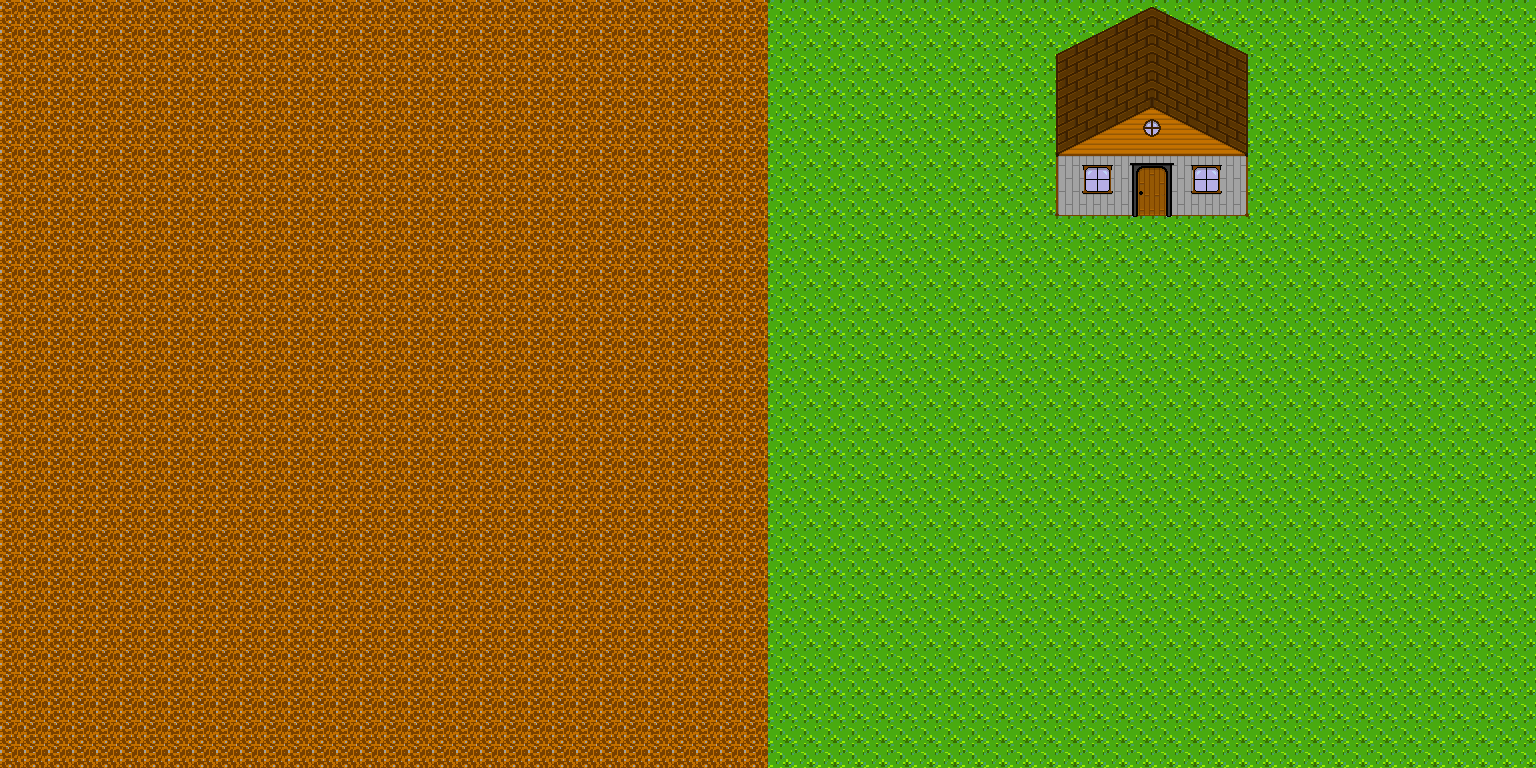

Below is a game level as drawn by its tile map, then a one-line description and the .tmx that defines it (tile-layer data replaced by summaries):
An orthogonal 64x32 tile map with 24x24 px tiles, 2 tile layers (Floor, Building), 2 tilesets and 3 objects (Player, Town , Home ).

<map version="1.11" tiledversion="1.12.0" orientation="orthogonal" renderorder="right-down" width="64" height="32" tilewidth="24" tileheight="24" infinite="0" nextlayerid="8" nextobjectid="6">
 <tileset firstgid="1" source="floor.tsx" />
 <tileset firstgid="6" source="buildings.tsx" />
 <layer id="1" name="Floor" width="64" height="32">
  <data>[2048 cells, 2047 non-empty, 2 distinct tile ids]</data>
 </layer>
 <layer id="4" name="Building" width="64" height="32">
  <data>[2048 cells, 5 non-empty, 2 distinct tile ids]</data>
 </layer>
 <objectgroup id="5" name="Objects">
  <object id="1" name="Player" x="1152" y="384">
   <point />
  </object>
 </objectgroup>
 <objectgroup id="7" name="Locations">
  <object id="3" name="Town " x="768" y="0" width="768" height="768" />
  <object id="4" name="Home " x="0" y="0" width="768" height="768" />
 </objectgroup>
</map>
